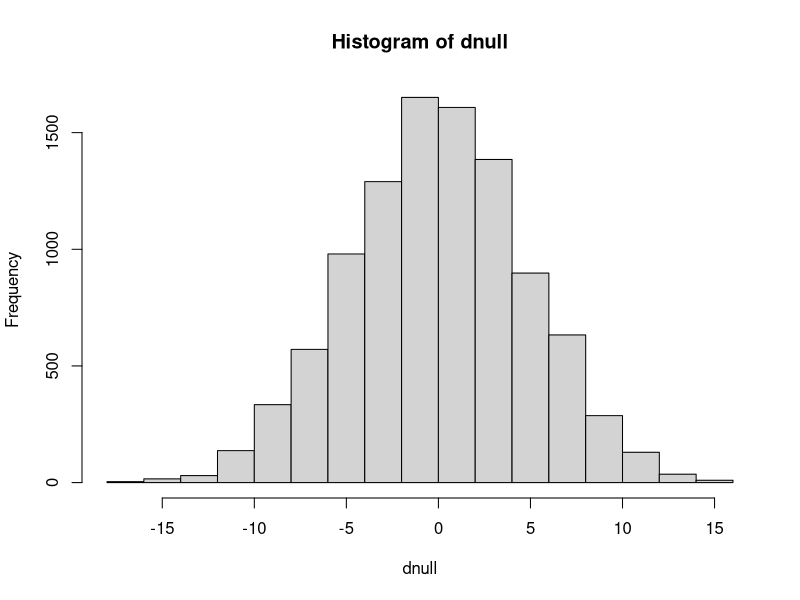
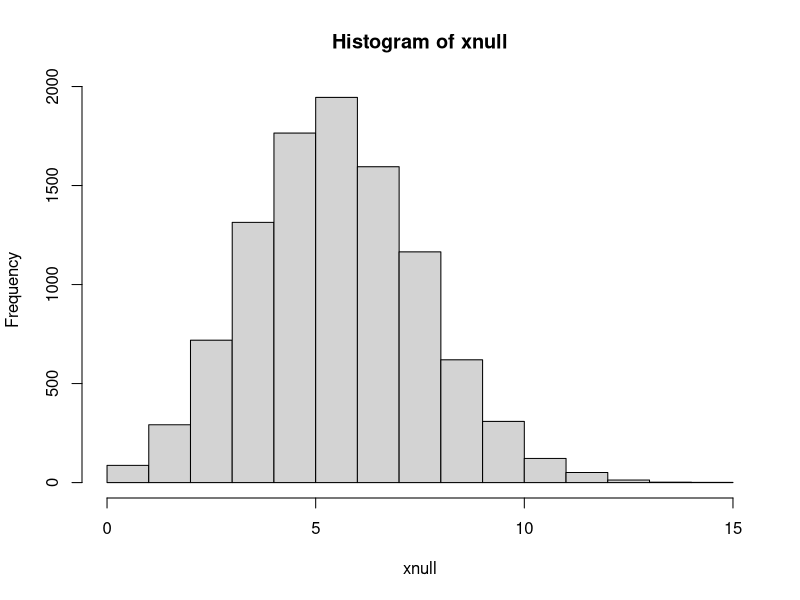
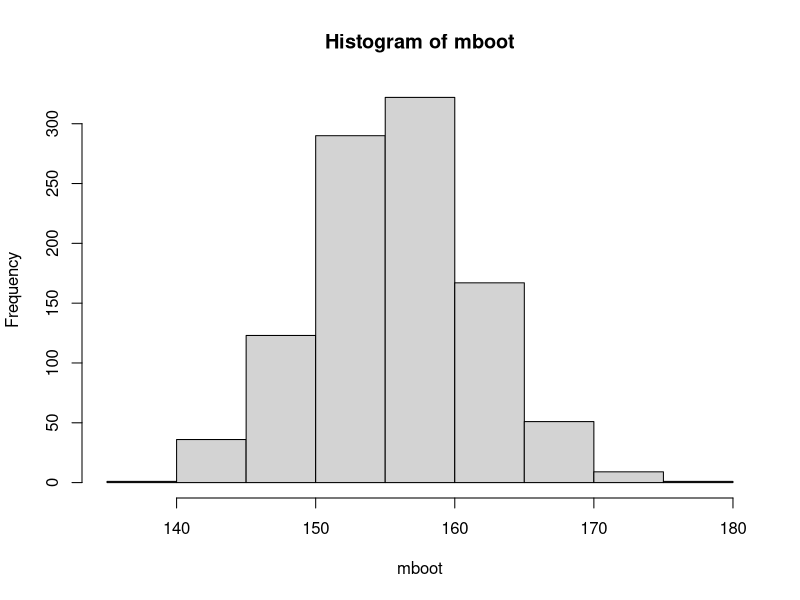
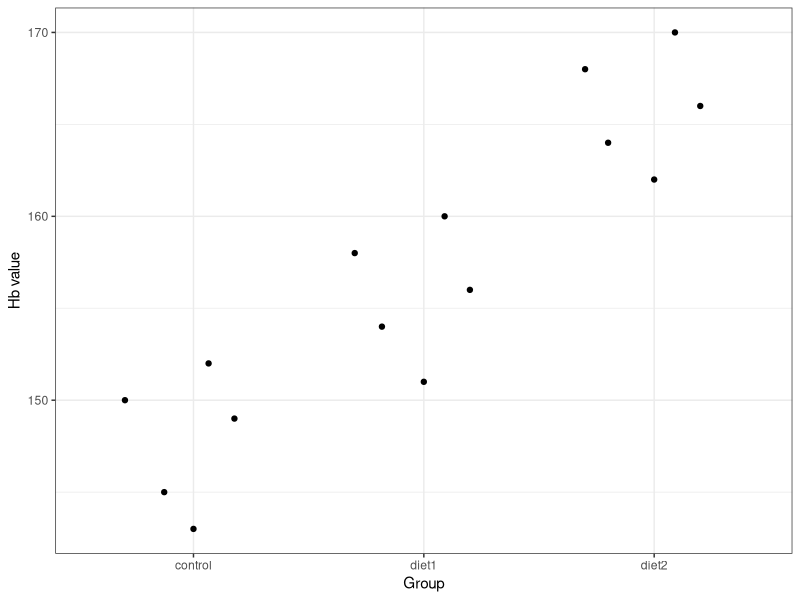
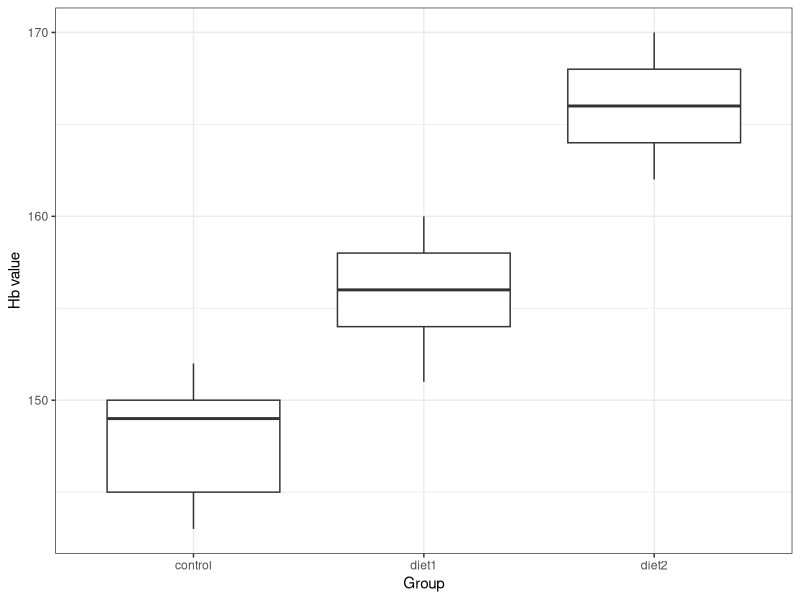
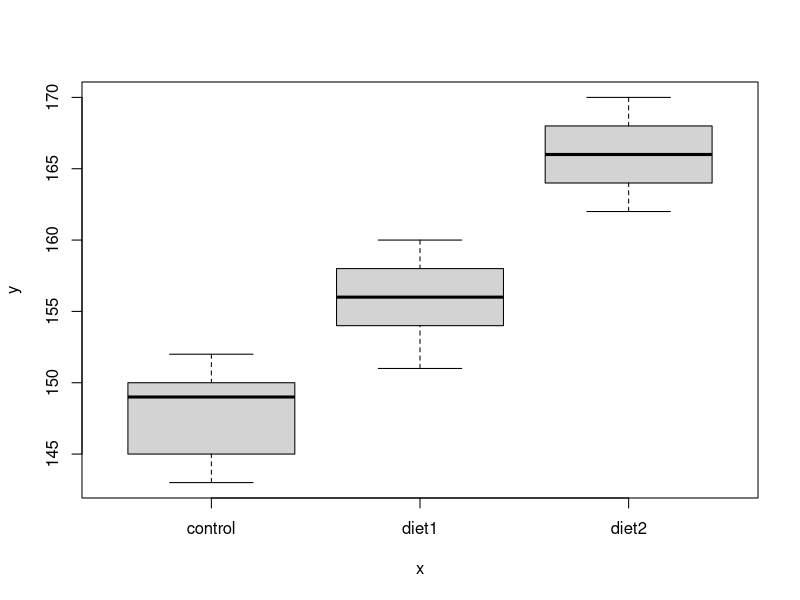
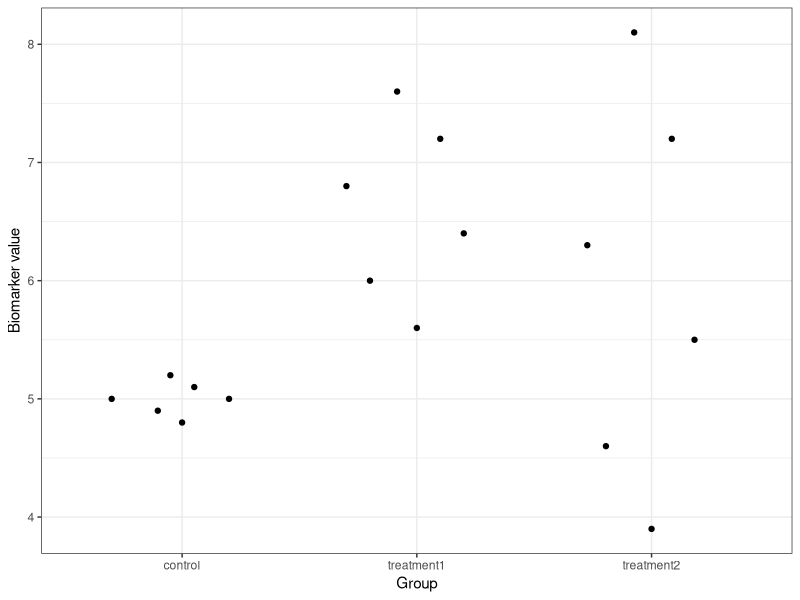

Recreate these plots in R, in order.
## ---- chunk 1
ctrl <- c(197, 186, 157, 170, 193, 188, 175, 186, 177, 191, 168, 193, 191, 189, 188, 192, 179, 186, 197, 203)
iron <- c(187, 218, 196, 210, 206, 178, 181, 193, 172, 202, 169, 221, 183, 222, 185, 174, 192, 192, 162, 211)
## ---- chunk 2
miron <- mean(iron)
mctrl <- mean(ctrl)
(dobs <- miron - mctrl)
## ---- chunk 3
## Under null all observations are equivalent
allobs <- c(iron, ctrl)
dnull <- replicate(10000, {
  ## Permute the 40 observations and assign first 20 to the iron group
  x <- sample(allobs)
  d <- mean(x[1:20]) - mean(x[21:40])
})
hist(dnull)
## ---- chunk 4
(p <- mean(abs(dnull) >= abs(dobs)))
## ---- chunk 5
urn <- c(1,1,1,0,0,0,0,0,0,0)
xnull <- replicate(10000, sum(sample(urn, 20, replace=TRUE)))
hist(xnull)
## ---- chunk 6
xobs <- 9
(p <- mean(xnull>=xobs))
## ---- chunk 7
x <- c(154, 140, 147, 162, 172)
## sample mean
m <- mean(x)
## estimated standard error of the sample mean
SE <- sd(x)/sqrt(5)
## Observed value of the test statistic
(tobs <- (m - 140)/SE)
## ---- chunk 8
## P(T>tobs)
pt(tobs, df=4, lower.tail=FALSE)
## p = P(t>tobs) + P(t<-tobs) = 2 * P(t>tobs)
(p <- 2*pt(tobs, df=4, lower.tail=FALSE))
## ---- chunk 9
t.test(x, mu=140)
## ---- chunk 10
## Observed value of test statistic
(tobs <- (m-188)/SE)
## ---- chunk 11
## p=P(T<tobs)
(p <- pt(tobs, df=4, lower.tail=TRUE))
## ---- chunk 12
t.test(x, mu=188, alternative="less")
## ---- chunk 13
x <- c(154, 140, 147, 162, 172)
y <- c(123, 140, 137, 132, 127)
## Perform Welch's t-test with unequal variances
tt <- t.test(x, y, alternative="greater")
tt
## ---- chunk 14
x <- c(154, 140, 147, 162, 172)
m <- mean(x)
SE <- 16/sqrt(5)
zobs <- (m - 188)/SE
## ---- chunk 15
(p <- pnorm(zobs))
## ---- chunk 16
## 12 HF mice
xHF <- c(25, 30, 23, 18, 31, 24, 39, 26, 36, 29, 23, 32)
## 12 control mice
xN <- c(27, 25, 22, 23, 25, 37, 24, 26, 21, 26, 30, 24)
## ---- chunk 17
## Student's t-test with pooled variances
t.test(xHF, xN, var.equal=TRUE, alternative="greater")
## ---- chunk 18
## Unequal variances with Welch approximation to the degrees of freedom (the default)
t.test(xHF, xN, var.equal=FALSE, alternative="greater")
## ---- chunk 19
before <- c(154, 149, 162, 158, 171, 165, 160, 156)
after  <- c(146, 141, 153, 150, 163, 156, 152, 149)
## ---- chunk 20
t.test(after, before, paired=TRUE, alternative="less")
## ---- chunk 21
before <- c(154, 149, 162, 158, 171, 165, 160, 156)
after  <- c(146, 141, 153, 150, 163, 156, 152, 149)
## ---- chunk 22
t.test(after, before, paired=TRUE, alternative="less")
## ---- chunk 23
obs <- c(145, 165, 134, 167, 158, 176, 156, 189, 143, 123)
mboot <- replicate(1000, {
  x <- sample(obs, size=10, replace=TRUE)
  mean(x)
})
hist(mboot)
## The 95% bootstrap interval is:
quantile(mboot, c(0.025, 0.975))
## ---- chunk 24
(m <- mean(obs))
## ---- chunk 25
(v <- var(obs))
## ---- chunk 26
(s <- sd(obs))
## ---- chunk 27
n <- length(obs)
tcrit <- qt(0.975, df=9)
##95% confidence interval 
c(m - tcrit*s/sqrt(n), m + tcrit*s/sqrt(n))
## ---- chunk 28
## 95% confidence interval
m <- 43
sigma <- 2.3
n <- 10
z <- qnorm(0.975)
c(m - z*sigma/sqrt(10), m + z*sigma/sqrt(10))
## ---- chunk 29
z <- qnorm(0.95)
c(m - z*sigma/sqrt(10), m + z*sigma/sqrt(10))
## ---- chunk 30
p <- 42/100
n <- 100
SE <- sqrt(p*(1-p)/n)
z <- qnorm(0.975)
#The approximate confidence interval for a proportion is
c(p - z*SE, p + z*SE)
## ---- chunk 31
p <- 0.42
n <- 100
SE <- sqrt(p*(1-p)/n)
z <- qnorm(0.95)
c(p - z*SE, p + z*SE)
## ---- chunk 32
z <- qnorm(0.995)
c(p - z*SE, p + z*SE)
## ---- chunk 33
p <- 25/150
n <- 150
z <-qnorm(0.975)
SE <- sqrt(p*(1-p)/n)
## 95% CI
c(p - z*SE, p + z*SE)
## ---- chunk 34
A <- c(2, 3, 1, 4, 2, 3, 2)
B <- c(5, 4, 6, 3, 5, 4, 6)
## ---- chunk 35
wilcox.test(A, B)
## ---- chunk 36
before <- c(8, 7, 6, 9, 8, 7, 9, 6)
after  <- c(6, 5, 5, 7, 7, 6, 8, 5)
## ---- chunk 37
wilcox.test(after, before, paired=TRUE, alternative="less")
## ---- chunk 38
1 - (1 - 0.05)^100
## ---- chunk 39
p <- c(0.0003, 0.001, 0.004, 0.012, 0.021, 0.049, 0.11, 0.24)
## ---- chunk 40
p.adjust(p, method="bonferroni")
p.adjust(p, method="BH")
## ---- chunk 41
library(tidyverse)
library(ggbeeswarm)
## ---- chunk 42
ctrl <- c(145, 152, 149, 143, 150)
diet1 <- c(154, 158, 160, 151, 156)
diet2 <- c(166, 162, 170, 168, 164)
##Combine in a data frame
df <- data.frame(
  Hb = c(ctrl, diet1, diet2),
  group = factor(rep(c("control", "diet1", "diet2"), each=5))
)
## ---- chunk 43
## Using a beeswarm like plot
df |> ggplot(aes(x = group, y = Hb)) + geom_quasirandom() + theme_bw() + xlab("Group") + ylab("Hb value")
## Using a boxplot
df |> ggplot(aes(x = group, y = Hb)) + geom_boxplot() + theme_bw() + xlab("Group") + ylab("Hb value")
## Can also be done using plot
plot(df$group, df$Hb)
## ---- chunk 44
fit <- aov(Hb ~ group, data = df)
summary(fit)
## ---- chunk 45
TukeyHSD(fit)
## ---- chunk 46
ctrl <- c(4.8, 4.9, 5.0, 5.0, 5.1, 5.2)
trt1 <- c(5.6, 6.0, 6.4, 6.8, 7.2, 7.6)
trt2 <- c(3.9, 4.6, 5.5, 6.3, 7.2, 8.1)

df2 <- data.frame(
  biomarker = c(ctrl, trt1, trt2),
  group = factor(rep(c("control", "treatment1", "treatment2"), each=6))
)

df2 |> ggplot(aes(x = group, y = biomarker)) + geom_quasirandom() + theme_bw() + xlab("Group") + ylab("Biomarker value")
## ---- chunk 47
kruskal.test(biomarker ~ group, data = df2)
